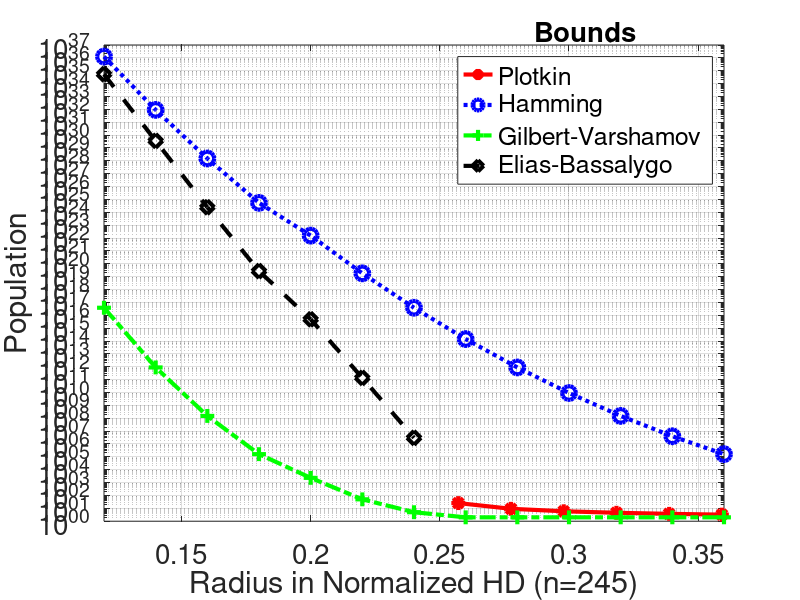

MATLAB code for this plot:
clc;
clear all;
close all;

%% Hamming bound on IrisCode Population
n=245;
e=0.12;
p=zeros(13);
q=zeros(13);

for i=1:13
    r=floor(n*e);
    d=(2*r)+1;
%     p(i)=r/n;

    p(i) = e;

    k=0;
    for j=0:r
        k = k + nchoosek(n, j);
    end

    q(i)=(2^n)/k;

    e = e+0.02;
end

% h1 = semilogy();

% hold on;

%% Plotkin Bound on IrisCode Population

e=0.12;
A=zeros(1,13);
B=zeros(1,13);

for i=1:13
    r=n*e;
    r=floor(r);
    d=(2*r)+1;
    B(i)=r/n;
    if mod(d,2)==0 && (2*d)>n
            A(i)=2*(d/(2*d)-n);
    elseif mod(d,2)==1 && (2*d)+1>n
            A(i)=2*((d+1)/((2*d)+1-n));
    elseif mod(d,2)==0 && 2*d==n
            A(i)=4*d;
    elseif mod(d,2)==1 && (2*d)+1==n
            A(i)=(4*d)+4;
    else 
            disp("invalid case");
    end  
    e=e+0.02;
end 



%% Elias-Bassalygo bound on IrisCode Population
e=0.12;
ebx=zeros(13);
eby=zeros(13);

for i=1:7
    r=n*e;
    r=floor(r);
    disp(r);
    d=(2*r)+1;
    ebx(i) = e;
    Jnr = floor((n/2)*(1-sqrt(1-((2*(2*r+1))/n))));
    eby(i)=floor((n*2^(n+1))/nchoosek(n,Jnr));

    e = e+0.02;
end


%% Gilbert-Varshamov Lower Bound

e=0.12;
gvx=zeros(13);
gvy=zeros(13);

for i=1:13
    r=floor(n*e);
    d=(2*r)+1;
    gvx(i) = e;

    k=0;
    for j=0:2*r
        k = k + nchoosek(n, j);
    end

    gvy(i)=ceil((2^n)/k);

    e = e+0.02;
end




%semilogy(B,A, 'r-*', p, q, 'b--o', gvx, gvy, 'g-.+',ebx, eby, 'k:d', 'LineWidth',3, 'MarkerSize',10);
h0 = semilogy(B,A, 'r-*','LineWidth',3, 'MarkerSize',10);
hold on;

h1 = semilogy(p, q, 'b:o','LineWidth',3, 'MarkerSize',10);
h2 = semilogy(gvx, gvy, 'g-.+','LineWidth',3, 'MarkerSize',10);
h3 = semilogy(ebx, eby, 'k--d','LineWidth',3, 'MarkerSize',10);
% ,'LineWidth',3, 'MarkerSize',10);

% lgd = legend('Plotkin', 'Hamming', 'Gilbert-Varshamov', 'Elias-Bassalygo');
lgd = legend([h0,h1(1),h2(1),h3(1)], 'Plotkin', 'Hamming', 'Gilbert-Varshamov', 'Elias-Bassalygo');
title(lgd,'Bounds');
grid on;
xlim([0.12 0.36]);
set(gca,'FontSize',20);
ylabel('Population');
xlabel(sprintf('Radius in Normalized HD (n=%d)', n));
